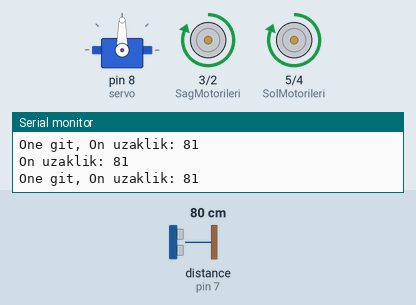
The sketch below on a simulated Arduino Uno, built with avr-gcc and run on an emulated ATmega328P. Shown: servo, motor-driver pin pairs drawn as motors (green arrow = first pin HIGH = forward, orange = second pin HIGH = backward, longer = more drive), the last lines printed to the serial monitor. The test bench sets the inputs (shaded band); at power-on: distance to the obstacle (sensor on pin 7) 80 cm. The echo pulse lasts 58.3 µs per cm.

Above: at 1.9 s.
2.0 s: distance to the obstacle (sensor on pin 7) set to 39 cm
3.5 s: distance to the obstacle (sensor on pin 7) set to 33 cm
At 4.2 s:
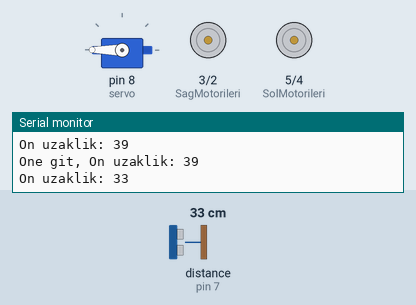
6.7 s: distance to the obstacle (sensor on pin 7) set to 60 cm
At 7.09 s:
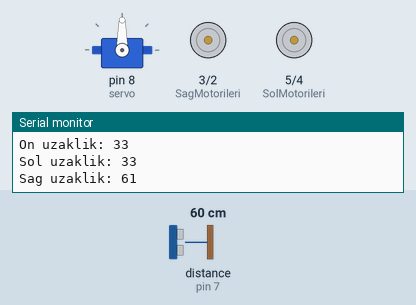
8.9 s: distance to the obstacle (sensor on pin 7) set to 2 cm
At 10.1 s:
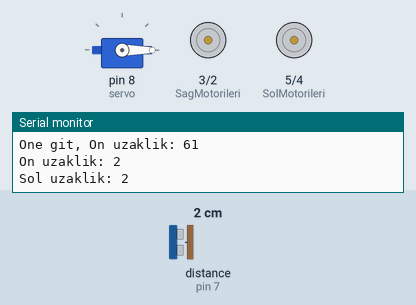
12.1 s: distance to the obstacle (sensor on pin 7) set to 120 cm
At 12.8 s:
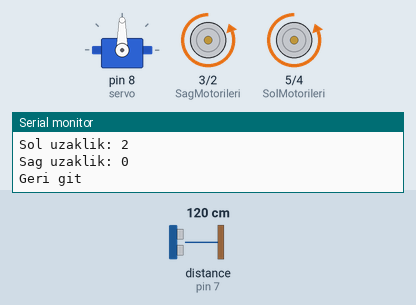
Timing chart, 0 to 15.1 s (numbered marks = the images above; inputs shaded):
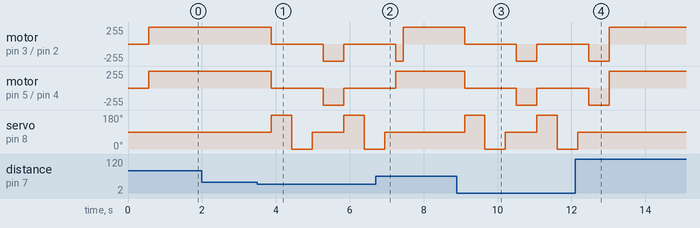

The sketch:

engelden_kac.ino
```cpp
#include <Servo.h>// servo motor kütüphanesi
#include <NewPing.h>

//motor pinleri
#define SolMotorileri 5
#define SolMotorGeri 4
#define SagMotorileri 3
#define SagMotorGeri 2

//sensör pinleri
#define USTrigger 6
#define USEcho 7
#define Maksimum_uzaklik 100

Servo servo; //servo motor z
NewPing sonar(USTrigger, USEcho, Maksimum_uzaklik);//ultrasonik sensör tanımlama
//kullanılacak eleman tanımı
unsigned int uzaklik;
unsigned int on_uzaklik;
unsigned int sol_uzaklik;
unsigned int sag_uzaklik;
unsigned int zaman;

// program ilk çalıştığında sadece bir kez çalışacak programlar
void setup()
{
  Serial.begin(9600);
  //motor çıkışları
  pinMode(SolMotorileri, OUTPUT);
  pinMode(SolMotorGeri, OUTPUT);
  pinMode(SagMotorileri, OUTPUT);
  pinMode(SagMotorGeri, OUTPUT);
  servo.attach(8); //servo pin tanımı
}

// sonsuz döngü
void loop()
{
  delay(500);
  servo.write(90);
  sensor_olcum();
  on_uzaklik = uzaklik;
  Serial.print("On uzaklik: " + String(on_uzaklik) + "\n");
  if(on_uzaklik > 35 || on_uzaklik == 0)
  {
    ileri();
    Serial.print("One git, On uzaklik: " + String(on_uzaklik) + "\n");
  }
  else
  {
    dur();
    servo.write(180);
    delay(500);
    sensor_olcum();
    sol_uzaklik = uzaklik;
    Serial.print("Sol uzaklik: " + String(sol_uzaklik) + "\n");
    servo.write(0);
    delay(500);
    sensor_olcum();
    sag_uzaklik = uzaklik;
    Serial.print("Sag uzaklik: " + String(sag_uzaklik) + "\n");
    servo.write(90);
    delay(300);
    if((sol_uzaklik < 15) && (sag_uzaklik < 15))
    {
      Serial.print("Geri git\n");
      geri();
    }
    else if (sag_uzaklik > sol_uzaklik)
    {
      Serial.print("Saga git\n");
      sag();
      delay(200);
      ileri();
    }
    else if (sol_uzaklik > sag_uzaklik)
    {
      Serial.print("Sola git\n");
      sol();
      delay(200);
      ileri();
    } else {
      Serial.print("Geri git\n");
      geri();
    }
  }
}

// robotun yön komutları
void ileri()
{
  digitalWrite(SolMotorGeri, LOW);
  digitalWrite(SolMotorileri, HIGH);
  digitalWrite(SagMotorGeri, LOW);
  digitalWrite(SagMotorileri, HIGH);
}

void geri()
{
  digitalWrite(SolMotorileri, LOW);
  digitalWrite(SolMotorGeri, HIGH);
  digitalWrite(SagMotorileri, LOW);
  digitalWrite(SagMotorGeri, HIGH);
}

void sol()
{
  digitalWrite(SolMotorileri, LOW);
  digitalWrite(SolMotorGeri, HIGH);
  digitalWrite(SagMotorGeri, LOW);
  digitalWrite(SagMotorileri, HIGH);
}

void sag()
{
  digitalWrite(SolMotorGeri, LOW);
  digitalWrite(SolMotorileri, HIGH);
  digitalWrite(SagMotorileri, LOW);
  digitalWrite(SagMotorGeri, HIGH);
}

void dur()
{
  digitalWrite(SolMotorGeri, LOW);
  digitalWrite(SolMotorileri, LOW);
  digitalWrite(SagMotorileri, LOW);
  digitalWrite(SagMotorGeri, LOW);
}
// sensörün mesafe ölçümü
void sensor_olcum()
{
  delay(50);
  zaman = sonar.ping();
  uzaklik = zaman / US_ROUNDTRIP_CM;
}
```

Measured:
- the behaviour switches between 36 and 35 cm on distance to the obstacle (sensor on pin 7) (found by bisection; images 0 and 1)
- after the input at 3.5 s, motor on pin 3 (SagMotorileri) / pin 2 (SagMotorGeri), motor on pin 5 (SolMotorileri) / pin 4 (SolMotorGeri): forward 255/255 → stopped after 0.38 s, → backward 255/255 1.4 s later, → stopped 0.55 s later
- after the input at 6.7 s, servo on pin 8 (servo): goes on until 6.9 s, then stays 90°
- after the input at 8.9 s, motor on pin 3 (SagMotorileri) / pin 2 (SagMotorGeri), motor on pin 5 (SolMotorileri) / pin 4 (SolMotorGeri): forward 255/255 → stopped after 0.21 s, → backward 255/255 1.4 s later, → stopped 0.55 s later
- after the input at 12.1 s, servo on pin 8 (servo): goes on until 12.2 s, then stays 90°
